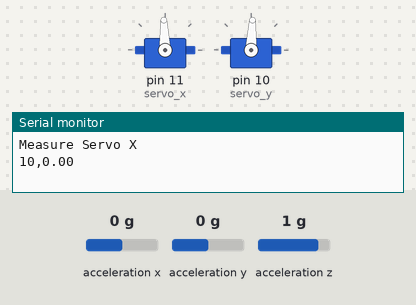
The sketch below on a simulated Arduino Uno, built with avr-gcc and run on an emulated ATmega328P. On the bench: 2 × servo, the last lines printed to the serial monitor. Wiring (inferred from the names in the program): MPU-9250 motion sensor at I2C address 0x68. The inputs (shaded band) are chosen by the test bench; at power-on: acceleration z 1 g, acceleration x 0 g, acceleration y 0 g.

Above: at 3.3 s.
3.4 s: acceleration z set to 0 g
At 17.1 s:
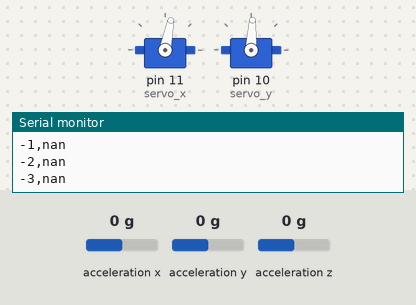
Timing chart, 0 to 18.8 s (numbered marks = the images above; inputs shaded):
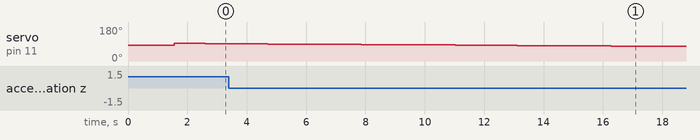

The sketch:

Calibration.ino
```cpp
#include <Arduino.h>
#include <Wire.h>
#include <Servo.h>


#define SERVO_X_IDLE_ANGLE 83
#define SERVO_Y_IDLE_ANGLE 87

#define SERVO_MAX_DISPLACEMENT 10

#define CHECK_SERVO_ANGLE(angle) (SERVO_MIN_ANGLE <= angle && angle <= SERVO_MAX_ANGLE)

#define SERVO_WAIT_TIME 1000

const int MPU6500Address = 0x68; // MPU-6500 I2C address

Servo servo_x;
Servo servo_y;

double reference_vector[3];


double calc_norm(double* vec) {
    return sqrt(sq(vec[0]) + sq(vec[1]) + sq(vec[2]));
}

double calc_dot(double* a, double* b) {
    return a[0] * b[0] + a[1] * b[1] + a[2] * b[2];
}

double get_angle_sign(double* a, double* b) {
    double cross_z = a[0] * b[1] - a[1] * b[0];
    if (cross_z < 0) {
        return -1.0;
    } else {
        return 1.0;
    }
}

/*
    Calculate the angle between two vectors
*/
double calc_angle(double* a, double* b) {
    return get_angle_sign(a, b) * acos(calc_dot(a, b) / (calc_norm(a) * calc_norm(b))) / PI * 180;
}

void initializeMPU6500() {
    // Power management register (Register 107)
    Wire.beginTransmission(MPU6500Address);
    Wire.write(0x6B); // PWR_MGMT_1 register
    Wire.write(0);    // Set to 0 (wakes up the MPU-6500)
    Wire.endTransmission(true);

    // Set the accelerometer range (Register 28)
    Wire.beginTransmission(MPU6500Address);
    Wire.write(0x1C); // ACCEL_CONFIG register
    Wire.write(0x10); // Set to 0x10 for +/- 8g range (adjust as needed)
    Wire.endTransmission(true);
}

void readAccelerometer(double* accelX, double* accelY, double* accelZ, int n) {
    int32_t accX = 0;
    int32_t accY = 0;
    int32_t accZ = 0;
    for (int i = 0; i < n; i++) {
        Wire.beginTransmission(MPU6500Address);
        Wire.write(0x3B); // Starting register for accelerometer data
        Wire.endTransmission(false);
        Wire.requestFrom(MPU6500Address, 6, true);
        accX += Wire.read() << 8 | Wire.read();
        accY += Wire.read() << 8 | Wire.read();
        accZ += Wire.read() << 8 | Wire.read();
        delay(50);
    }

    *accelX = accX / ((float) n);
    *accelY = accY / ((float) n);
    *accelZ = accZ / ((float) n);
}

void perform_measurement(Servo& servo, int alpha, int idle_position) {
    servo.write(alpha);
    delay(SERVO_WAIT_TIME);
    double accel[3];
    readAccelerometer(&accel[0], &accel[1], &accel[2], 1);
    double tilt = calc_angle(reference_vector, accel);
    Serial.print(alpha - idle_position);
    Serial.print(",");
    Serial.println(tilt);
}

void perform_routine(Servo& servo, int idle_position) {
    servo.write(idle_position);
    int alpha = idle_position + SERVO_MAX_DISPLACEMENT;
    for (; alpha >= idle_position - SERVO_MAX_DISPLACEMENT; alpha--) {
        perform_measurement(servo, alpha, idle_position);
    }
    servo.write(idle_position);
    delay(SERVO_WAIT_TIME);
    alpha = idle_position - SERVO_MAX_DISPLACEMENT;
    for (; alpha <= idle_position + SERVO_MAX_DISPLACEMENT; alpha++) {
        perform_measurement(servo, alpha, idle_position);
    }
}

void setup() {
    Serial.begin(115200);
    Wire.begin();

    // Initialize MPU-6500
    initializeMPU6500();

    servo_x.attach(11);
    servo_y.attach(10);

    servo_x.write(SERVO_X_IDLE_ANGLE);
    servo_y.write(SERVO_Y_IDLE_ANGLE);

    delay(SERVO_WAIT_TIME);
    readAccelerometer(reference_vector, reference_vector + 1, reference_vector + 2, 1);

    delay(500);

    Serial.println("Measure Servo X");
    perform_routine(servo_x, SERVO_X_IDLE_ANGLE);

    servo_x.write(SERVO_X_IDLE_ANGLE);
    delay(2 * SERVO_WAIT_TIME);
    readAccelerometer(reference_vector, reference_vector + 1, reference_vector + 2, 10);
    delay(SERVO_WAIT_TIME);


    Serial.println("Measure Servo Y");
    perform_routine(servo_y, SERVO_Y_IDLE_ANGLE);
    servo_y.write(SERVO_Y_IDLE_ANGLE);
}


void loop() {

}
```
